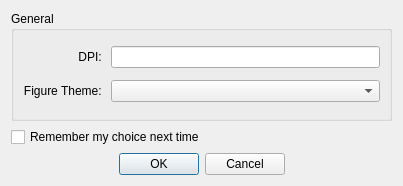
<?xml version="1.0" encoding="UTF-8"?>
<ui version="4.0">
 <class>Settings</class>
 <widget class="QDialog" name="Settings">
  <property name="geometry">
   <rect>
    <x>0</x>
    <y>0</y>
    <width>403</width>
    <height>186</height>
   </rect>
  </property>
  <property name="windowTitle">
   <string>Settings</string>
  </property>
  <layout class="QGridLayout" name="gridLayout">
   <item row="0" column="0">
    <widget class="QGroupBox" name="groupBox_2">
     <property name="title">
      <string>General</string>
     </property>
     <layout class="QGridLayout" name="gridLayout_2">
      <item row="1" column="0">
       <widget class="QLabel" name="label_2">
        <property name="text">
         <string>Figure Theme: </string>
        </property>
        <property name="alignment">
         <set>Qt::AlignRight|Qt::AlignTrailing|Qt::AlignVCenter</set>
        </property>
       </widget>
      </item>
      <item row="0" column="1">
       <widget class="QLineEdit" name="entry_dpi"/>
      </item>
      <item row="1" column="1">
       <widget class="QComboBox" name="themeoption"/>
      </item>
      <item row="0" column="0">
       <widget class="QLabel" name="label">
        <property name="text">
         <string>DPI: </string>
        </property>
        <property name="alignment">
         <set>Qt::AlignRight|Qt::AlignTrailing|Qt::AlignVCenter</set>
        </property>
       </widget>
      </item>
     </layout>
    </widget>
   </item>
   <item row="1" column="0">
    <widget class="QCheckBox" name="checkbox_rem">
     <property name="text">
      <string>Remember my choice next time</string>
     </property>
    </widget>
   </item>
   <item row="2" column="0">
    <widget class="QDialogButtonBox" name="resultbox">
     <property name="orientation">
      <enum>Qt::Horizontal</enum>
     </property>
     <property name="standardButtons">
      <set>QDialogButtonBox::Cancel|QDialogButtonBox::Ok</set>
     </property>
     <property name="centerButtons">
      <bool>true</bool>
     </property>
    </widget>
   </item>
  </layout>
 </widget>
 <resources/>
 <connections>
  <connection>
   <sender>resultbox</sender>
   <signal>accepted()</signal>
   <receiver>Settings</receiver>
   <slot>accept()</slot>
   <hints>
    <hint type="sourcelabel">
     <x>248</x>
     <y>254</y>
    </hint>
    <hint type="destinationlabel">
     <x>157</x>
     <y>274</y>
    </hint>
   </hints>
  </connection>
  <connection>
   <sender>resultbox</sender>
   <signal>rejected()</signal>
   <receiver>Settings</receiver>
   <slot>reject()</slot>
   <hints>
    <hint type="sourcelabel">
     <x>316</x>
     <y>260</y>
    </hint>
    <hint type="destinationlabel">
     <x>286</x>
     <y>274</y>
    </hint>
   </hints>
  </connection>
 </connections>
</ui>
